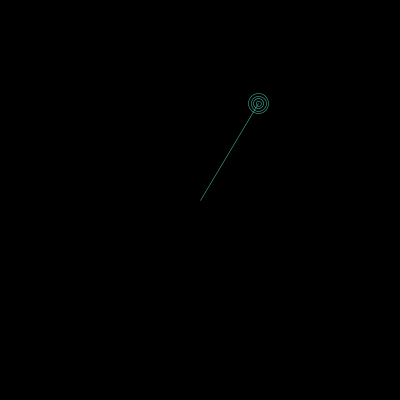
Frame 1 (no input)
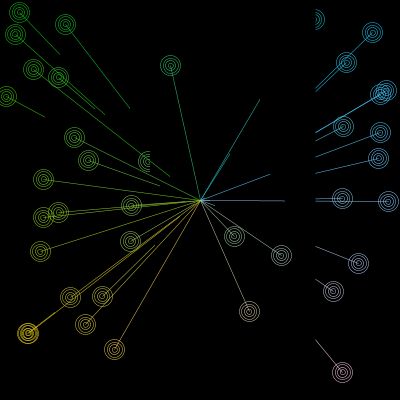
Frame 60 (the mouse pressed at the canvas centre just before this capture)
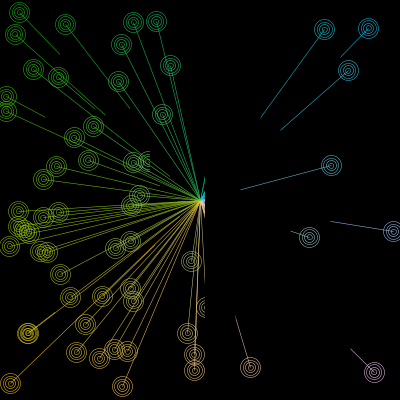
Frame 120 (the mouse held since frame 60 and released just before this capture)

The Processing sketch that drew these frames (run headless with seeded random() and noise(); from frame 60 on, the mouse is pressed at the canvas centre):

// Processing sketch: processing_133102
// ── processing_133102.pde

int x=0;
int speed=5;

void setup(){
  size(400,400);
  smooth();
  noFill();
  background(0);
}

void draw(){
  frameRate(30);
  noFill();
  float a=random(400);
  float b=random(400); 
  stroke(b/1.5,200,a/1.5);
  strokeWeight(0.5);
  line(a,b,200,200);
  for (int i=0; i<25;i=i+5)
  {
    ellipse(a,b,i,i);  
}
fill(0);
stroke(0);
rect(x,0,20,400);
x=x+speed;
if((x<0)||(x>=400)){
  speed=speed*-1;
}

}
